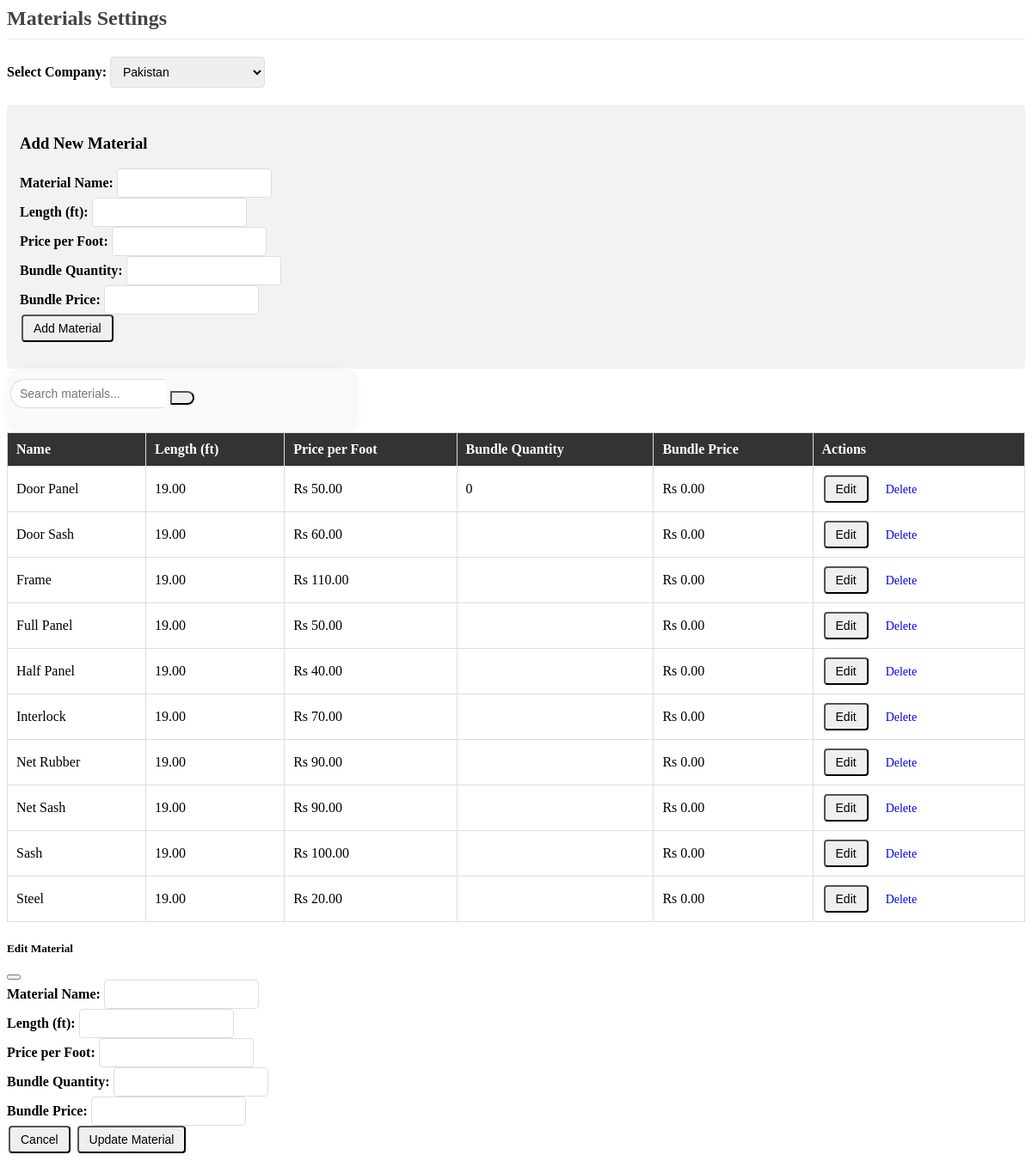
/Pages/settings_materials.php, run on the app's committed database.
### tables this page shows
CREATE TABLE `materials` (
  `id` int(11) NOT NULL,
  `company_id` int(11) NOT NULL,
  `name` varchar(255) NOT NULL,
  `length` decimal(10,2) NOT NULL,
  `price_per_foot` decimal(10,2) NOT NULL,
  `bundle_quantity` int(11) DEFAULT NULL,
  `bundle_price` decimal(10,2) DEFAULT NULL,
  `created_at` timestamp NOT NULL DEFAULT current_timestamp()
);

### Pages/settings_materials.php (the view, shortened to what this page needs)
<?php
require_once 'db.php';
$companies = $conn->query("SELECT id, name FROM companies ORDER BY name");
$selected_company_id = isset($_SESSION['selected_company_id']) ? $_SESSION['selected_company_id'] : 1;
$materials = $conn->query("SELECT * FROM materials WHERE company_id = $selected_company_id ORDER BY name");
$edit_material = null;
?>
<div class="container">
<div class="d-flex align-items-center mb-4 gap-3">
        <h2 class="mb-0"><i class="fas fa-boxes me-2"></i>Materials Settings</h2>
    </div>
    <div class="d-flex align-items-center justify-content-between mb-4 gap-3">
        <div class="company-selector mb-0 d-flex align-items-center gap-2">
            <label for="company-select" class="mb-0">Select Company:</label>
            <select id="company-select" class="form-select" style="width:auto; min-width:180px;" onchange="window.location.href='?page=settings_materials&company_id=' + this.value">
                <?php while ($company = $companies->fetch_assoc()): ?>
                    <option value="<?= $company['id'] ?>" <?= $company['id'] == $selected_company_id ? 'selected' : '' ?>>
                        <?= htmlspecialchars($company['name']) ?>
                    </option>
                <?php endwhile; ?>
            </select>
        </div>
    </div>
    <div class="form-container">
        <h3><?= $edit_material ? 'Edit Material' : 'Add New Material' ?></h3>
        <form method="POST" class="row g-3 align-items-end flex-wrap">
            <div class="col-md-2">
                <label for="name" class="form-label">Material Name:</label>
                <input type="text" id="name" name="name" class="form-control" value="<?= $edit_material ? htmlspecialchars($edit_material['name']) : '' ?>" required>
            </div>
            <div class="col-md-2">
                <label for="length" class="form-label">Length (ft):</label>
                <input type="number" id="length" name="length" class="form-control" step="0.01" value="<?= $edit_material ? $edit_material['length'] : '' ?>" required>
            </div>
            <div class="col-md-2">
                <label for="price_per_foot" class="form-label">Price per Foot:</label>
                <input type="number" id="price_per_foot" name="price_per_foot" class="form-control" step="0.01" value="<?= $edit_material ? $edit_material['price_per_foot'] : '' ?>" required>
            </div>
            <div class="col-md-2">
                <label for="bundle_quantity" class="form-label">Bundle Quantity:</label>
                <input type="number" id="bundle_quantity" name="bundle_quantity" class="form-control" value="<?= $edit_material ? $edit_material['bundle_quantity'] : '' ?>" required>
            </div>
            <div class="col-md-2">
                <label for="bundle_price" class="form-label">Bundle Price:</label>
                <input type="number" id="bundle_price" name="bundle_price" class="form-control" step="0.01" value="<?= $edit_material ? $edit_material['bundle_price'] : '' ?>" required>
            </div>
            <div class="col-md-auto d-flex align-items-end gap-2">
                <button type="submit" class="btn btn-success d-flex align-items-center" style="gap:6px;">
                    <i class="fas fa-save"></i> <?= $edit_material ? 'Update Material' : 'Add Material' ?>
                </button>
            </div>
        </form>
    </div>
    <div class="search-bar-materials">
        <form method="get" class="d-flex w-100" style="gap: 0;" id="materialsSearchForm" autocomplete="off">
            <input type="text" class="form-control" name="search" id="materialsSearchInput" placeholder="Search materials..." value="<?= isset($_GET['search']) ? htmlspecialchars($_GET['search']) : '' ?>">
            <button class="btn btn-primary px-4" type="submit"><i class="fas fa-search"></i></button>
        </form>
    </div>
    <table>
        <thead>
            <tr>
                <th>Name</th>
                <th>Length (ft)</th>
                <th>Price per Foot</th>
                <th>Bundle Quantity</th>
                <th>Bundle Price</th>
                <th>Actions</th>
            </tr>
        </thead>
        <tbody>
            <?php
            while ($material = $materials->fetch_assoc()):
            ?>
                <tr>
                    <td><?= htmlspecialchars($material['name']) ?></td>
                    <td><?= $material['length'] ?></td>
                    <td>Rs <?= number_format($material['price_per_foot'] ?? 0, 2) ?></td>
                    <td><?= $material['bundle_quantity'] ?></td>
                    <td>Rs <?= number_format($material['bundle_price'] ?? 0, 2) ?></td>
                    <td>
                        <button type="button" class="btn btn-warning btn-sm me-1 d-inline-flex align-items-center" style="gap:4px;" data-bs-toggle="modal" data-bs-target="#editMaterialModal" data-id="<?= $material['id'] ?>" data-name="<?= htmlspecialchars($material['name']) ?>" data-length="<?= $material['length'] ?>" data-price_per_foot="<?= $material['price_per_foot'] ?>" data-bundle_quantity="<?= $material['bundle_quantity'] ?>" data-bundle_price="<?= $material['bundle_price'] ?>">
                            <i class="fas fa-edit"></i> Edit
                        </button>
                        <a href="?page=settings_materials&company_id=<?= $selected_company_id ?>&delete=<?= $material['id'] ?>" class="btn btn-danger btn-sm d-inline-flex align-items-center" style="gap:4px;" onclick="return confirm('Are you sure you want to delete this material?')"><i class="fas fa-trash"></i> Delete</a>
                    </td>
                </tr>
            <?php endwhile; ?>
        </tbody>
    </table>
    <div class="modal fade" id="editMaterialModal" tabindex="-1" aria-labelledby="editMaterialModalLabel" aria-hidden="true">
      <div class="modal-dialog">
        <div class="modal-content">
          <form method="POST">
            <div class="modal-header">
              <h5 class="modal-title" id="editMaterialModalLabel">Edit Material</h5>
              <button type="button" class="btn-close" data-bs-dismiss="modal" aria-label="Close"></button>
            </div>
            <div class="modal-body row g-3">
              <div class="col-12">
                <label for="edit_name_modal" class="form-label">Material Name:</label>
                <input type="text" id="edit_name_modal" name="name" class="form-control" required>
              </div>
              <div class="col-6">
                <label for="edit_length_modal" class="form-label">Length (ft):</label>
                <input type="number" id="edit_length_modal" name="length" class="form-control" step="0.01" required>
              </div>
              <div class="col-6">
                <label for="edit_price_per_foot_modal" class="form-label">Price per Foot:</label>
                <input type="number" id="edit_price_per_foot_modal" name="price_per_foot" class="form-control" step="0.01" required>
              </div>
              <div class="col-6">
                <label for="edit_bundle_quantity_modal" class="form-label">Bundle Quantity:</label>
                <input type="number" id="edit_bundle_quantity_modal" name="bundle_quantity" class="form-control" required>
              </div>
              <div class="col-6">
                <label for="edit_bundle_price_modal" class="form-label">Bundle Price:</label>
                <input type="number" id="edit_bundle_price_modal" name="bundle_price" class="form-control" step="0.01" required>
              </div>
            </div>
            <div class="modal-footer">
              <button type="button" class="btn btn-secondary" data-bs-dismiss="modal">Cancel</button>
              <button type="submit" class="btn btn-success"><i class="fas fa-save"></i> Update Material</button>
            </div>
          </form>
        </div>
      </div>
    </div>
</div>

### Pages/settings_materials.php (style rules this page uses)
h2 { color: #444; border-bottom: 1px solid #eee; padding-bottom: 10px; margin-top: 0; }
table { border-collapse: collapse; width: 100%; }
th, td { padding: 10px; border: 1px solid #ddd; text-align: left; }
th { background-color: #333; color: white; }
.btn { display: inline-block; padding: 6px 12px; margin: 0 2px; text-decoration: none; border-radius: 4px; font-size: 14px; }
.form-container { margin: 20px 0 0 0; padding: 15px; background: #f2f2f2; border-radius: 4px; max-width: 100%; overflow-x: auto; }
label { font-weight: 600; white-space: nowrap; margin-bottom: 2px; }
input[type="text"], input[type="number"], select { padding: 8px 10px; border: 1px solid #ddd; border-radius: 4px; font-size: 14px; width: 180px; box-sizing: border-box; }
.company-selector { margin-bottom: 15px; }
.search-bar-materials { background: #f8f9fa; border-radius: 1rem; box-shadow: 0 2px 8px rgba(0,0,0,0.04); padding: 0; margin: 0; max-width: 400px; display: flex; align-items: center; }
.search-bar-materials .form-control { border-radius: 2rem 0 0 2rem; border-right: 0; background: #fff; }
.search-bar-materials .btn { border-radius: 0 2rem 2rem 0; }
.search-bar-materials { background: #f8f9fa; border-radius: 1rem; box-shadow: 0 2px 8px rgba(0,0,0,0.04); padding: 0.75rem 0.25rem; max-width: 400px; display: flex; align-items: center; }

### data on the page
materials: name "Door Panel", length "19.00", price_per_foot "50.00", bundle_quantity "0", bundle_price "0.00"
materials: name "Door Sash", length "19.00", price_per_foot "60.00", bundle_price "0.00"
materials: name "Frame", length "19.00", price_per_foot "110.00", bundle_price "0.00"
materials: name "Full Panel", length "19.00", price_per_foot "50.00", bundle_price "0.00"
materials: name "Half Panel", length "19.00", price_per_foot "40.00", bundle_price "0.00"
materials: name "Interlock", length "19.00", price_per_foot "70.00", bundle_price "0.00"
materials: name "Net Rubber", length "19.00", price_per_foot "90.00", bundle_price "0.00"
materials: name "Net Sash", length "19.00", price_per_foot "90.00", bundle_price "0.00"
materials: name "Sash", length "19.00", price_per_foot "100.00", bundle_price "0.00"
materials: name "Steel", length "19.00", price_per_foot "20.00", bundle_price "0.00"

### other printed values
form field value "Pakistan"
